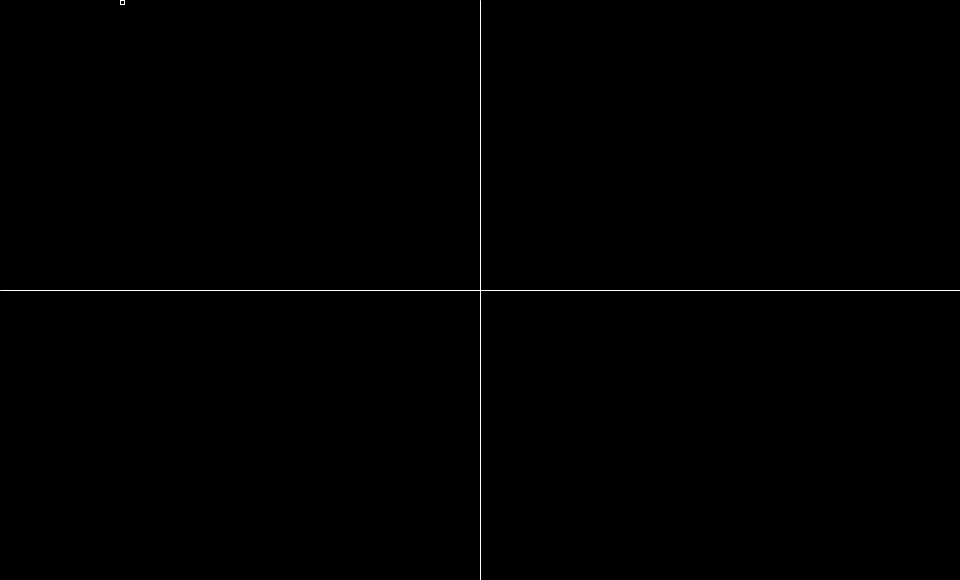
Frame 1 (no input)
Frame 60 (the mouse pressed at the canvas centre just before this capture): identical to frame 1, image omitted
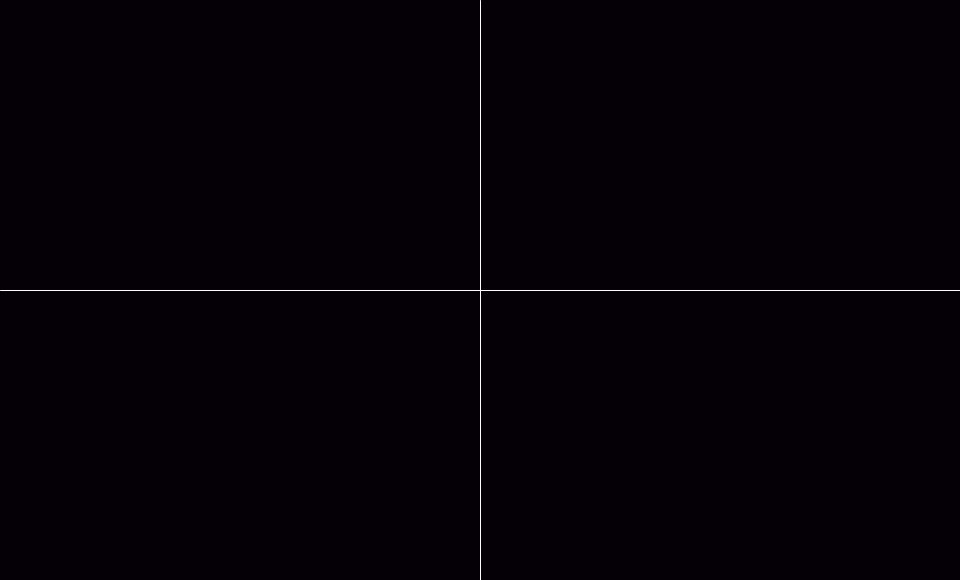
Frame 120 (the mouse held since frame 60 and released just before this capture)

The Processing sketch that drew these frames (run headless with seeded random() and noise(); from frame 60 on, the mouse is pressed at the canvas centre):

// Processing sketch: processing_186092
// ── processing_186092.pde

void setup() {
  size(960, 580);
  stroke (#FFFFFF);
}
void draw() {
background(#050005);
  line(width/2, 0, width/2, height);
  line(0, height/2, width, height/2);

  //bottom right
  if (mouseX > width/2) 
  if (mouseY > height/2){
      textSize(20);
// Date and Time
String one = "Time:" + hour() + ":" + minute () + ":" + second();
text(one, 640, 435);

String two = "Date:" + day() + "/" + month () + "/" + year();
text(two, 635 , 460);
  }

  //top left
  if (mouseX < width/2) 
    if (mouseY < height/2){
      background(0.0);
    line(width/2, 0, width/2, height);
    line(0, height/2, width, height/2);
// Expanding square
    float r1 = map(mouseX, 10, width/2, 10, height/2);

    fill(r1);
    rect(120, 0, r1, r1);
  }

  //top right
  if (mouseX > width/2) 
    if (mouseY < height/2){

      // fast polygon  
      fill(#FFFFFF);
    pushMatrix();
    translate(729, 145 );
    rotate(frameCount / 20.0);
    beginShape();
    vertex(42, 1); 
    vertex(85, 32);
    vertex(69, 81);
    vertex(16, 81);
    vertex(0, 32);
    vertex(42, 1);
    endShape();
    popMatrix();

    // slow polygon
    stroke(#FFFFFF);
    fill(#030000);
    pushMatrix();
    translate(729, 145);
    rotate(frameCount / -80.0);
    beginShape();
    vertex(42, 1); 
    vertex(85, 32);
    vertex(69, 81);
    vertex(16, 81);
    vertex(0, 32);
    vertex(42, 1);
    endShape();
    popMatrix();

    //med speed polygon
    fill (#C1B9B9);
    pushMatrix();
    translate(729, 145);
    rotate(frameCount / -20.0);
    beginShape();
    vertex(42, 1); 
    vertex(85, 32);
    vertex(69, 81);
    vertex(16, 81);
    vertex(0, 32);
    vertex(42, 1);
    endShape();
    popMatrix();
  }

  //bottom left

  if (mouseX < width/2){
    if (mouseY > height/2) 
rect(random(480),435,5, 5);  }
  
}


    
